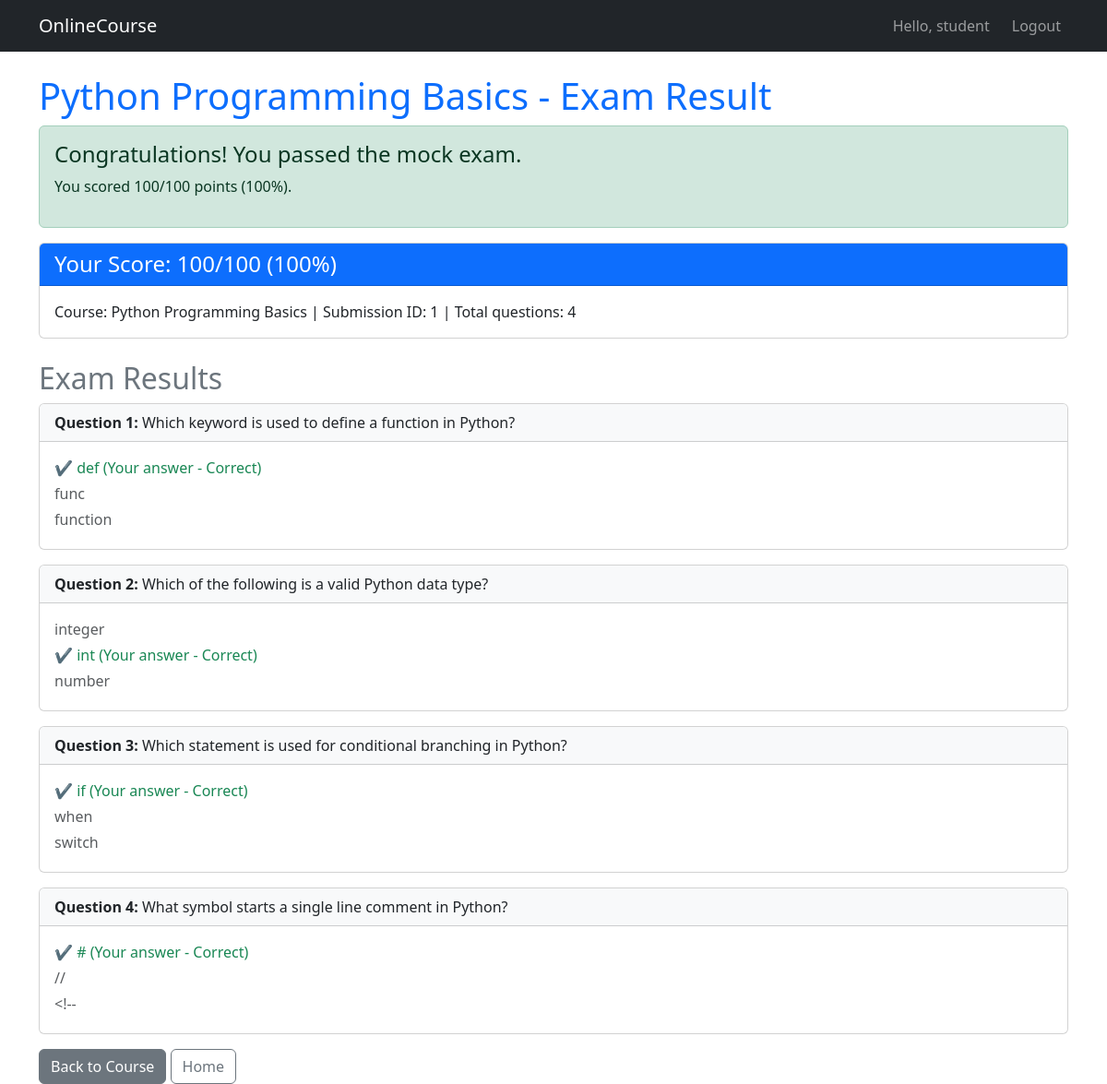
Page /course/1/submission/1/result/ (signed in) on the committed database.
### onlinecourse/models.py (models this page shows, shortened)
class Course(models.Model):
    name = models.CharField(null=False, max_length=30, default='online course')
    image = models.ImageField(upload_to='course_images/', blank=True, null=True)
    description = models.CharField(max_length=1000, default='course description')
    pub_date = models.DateField(null=True, blank=True)
    instructors = models.ManyToManyField(Instructor, blank=True)
    users = models.ManyToManyField(
        settings.AUTH_USER_MODEL,
        through='Enrollment',
        blank=True,
    )
    total_enrollment = models.IntegerField(default=0)
    is_enrolled = False

class Submission(models.Model):
    enrollment = models.ForeignKey(Enrollment, on_delete=models.CASCADE)
    choices = models.ManyToManyField(Choice)

class Question(models.Model):
    course = models.ForeignKey(Course, on_delete=models.CASCADE)
    content = models.CharField(max_length=200, default='question')
    grade = models.IntegerField(default=50)
    def is_get_score(self, selected_ids):
        all_answers = self.choice_set.filter(is_correct=True).count()
        selected_correct = self.choice_set.filter(
            is_correct=True, id__in=selected_ids
        ).count()
        if all_answers == selected_correct:
            return True
        else:
            return False

class Choice(models.Model):
    question = models.ForeignKey(Question, on_delete=models.CASCADE)
    content = models.CharField(max_length=200, default='choice')
    is_correct = models.BooleanField(default=False)

### onlinecourse/views.py (the view)
@login_required
def show_exam_result(request, course_id, submission_id):
    course = get_object_or_404(Course, pk=course_id)
    submission = get_object_or_404(
        Submission, id=submission_id, enrollment__course=course
    )
    choices = submission.choices.all()
    selected_ids = list(choices.values_list('id', flat=True))
    questions = course.question_set.all()
    total_score = 0
    for question in questions:
        if question.is_get_score(selected_ids):
            total_score += question.grade
    total_grade = sum(question.grade for question in questions)
    score = int(total_score * 100 / total_grade) if total_grade else 0
    context = {
        'course': course,
        'submission': submission,
        'choices': choices,
        'question_list': questions,
        'grade': total_score,
        'total_grade': total_grade,
        'score': score,
    }
    return render(request, 'onlinecourse/exam_result_bootstrap.html', context)

### onlinecourse/templates/onlinecourse/exam_result_bootstrap.html
{% extends "onlinecourse/base.html" %}
{% block content %}
<div class="row">
    <div class="col-md-12">
        <h1 class="text-primary">{{ course.name }} - Exam Result</h1>
    </div>
</div>
<div class="row">
    <div class="col-md-12">
        {% if grade >= 70 %}
        <div class="alert alert-success" id="congratulations">
            <h4 class="alert-heading">Congratulations! You passed the mock exam.</h4>
            <p>You scored {{ grade }}/{{ total_grade }} points ({{ score }}%).</p>
        </div>
        {% else %}
        <div class="alert alert-danger" id="failed">
            <h4 class="alert-heading">Sorry! You did not pass the mock exam.</h4>
            <p>You scored {{ grade }}/{{ total_grade }} points ({{ score }}%).</p>
        </div>
        {% endif %}
    </div>
</div>
<div class="row">
    <div class="col-md-12">
        <div class="card mb-4">
            <div class="card-header bg-primary text-white">
                <h4 class="mb-0">Your Score: {{ grade }}/{{ total_grade }} ({{ score }}%)</h4>
            </div>
            <div class="card-body">
                <p class="mb-0">Course: {{ course.name }} |
                   Submission ID: {{ submission.id }} |
                   Total questions: {{ question_list|length }}</p>
            </div>
        </div>
    </div>
</div>
<div class="row">
    <div class="col-md-12">
        <h2 class="text-secondary">Exam Results</h2>
        {% for question in course.question_set.all %}
        <div class="card mb-3">
            <div class="card-header bg-light">
                <strong>Question {{ forloop.counter }}:</strong> {{ question.content }}
            </div>
            <div class="card-body">
                {% for choice in question.choice_set.all %}
                    {% if choice.is_correct and choice in choices %}
                    <p class="text-success mb-1">&#10004; {{ choice.content }} (Your answer - Correct)</p>
                    {% elif choice.is_correct and not choice in choices %}
                    <p class="text-warning mb-1">&#10004; {{ choice.content }} (Correct answer - Not selected)</p>
                    {% elif not choice.is_correct and choice in choices %}
                    <p class="text-danger mb-1">&#10008; {{ choice.content }} (Your answer - Incorrect)</p>
                    {% else %}
                    <p class="text-muted mb-1">{{ choice.content }}</p>
                    {% endif %}
                {% endfor %}
            </div>
        </div>
        {% endfor %}
        <a href="{% url 'onlinecourse:course_details' course.id %}" class="btn btn-secondary">Back to Course</a>
        <a href="{% url 'onlinecourse:index' %}" class="btn btn-outline-secondary">Home</a>
    </div>
</div>
{% endblock %}

### onlinecourse/templates/onlinecourse/base.html (shortened to what this page needs)
{% load static %}
<!DOCTYPE html>
<html lang="en">
<head>
    <link href="https://cdn.jsdelivr.net/npm/bootstrap@5.3.0/dist/css/bootstrap.min.css" rel="stylesheet">
</head>
<body>
<nav class="navbar navbar-expand-lg navbar-dark bg-dark mb-4">
    <div class="container">
        <a class="navbar-brand" href="{% url 'onlinecourse:index' %}">OnlineCourse</a>
        <div class="navbar-nav ms-auto">
            {% if user.is_authenticated %}
                <span class="navbar-text me-3">Hello, {{ user.username }}</span>
                <a class="nav-link" href="{% url 'onlinecourse:logout' %}">Logout</a>
            {% else %}
                <a class="nav-link" href="{% url 'onlinecourse:login' %}">Login</a>
            {% endif %}
        </div>
    </div>
</nav>
<div class="container">
    {% block content %}
    {% endblock %}
</div>
</body>
</html>

### rows in the picture
Course: name "Python Programming Basics"
Submission: id "1"
Question: content "Which keyword is used to define a function in Python?"
Choice: content "def"
Choice: content "func"
Choice: content "function"
Question: content "Which of the following is a valid Python data type?"
Choice: content "integer"
Choice: content "int"
Choice: content "number"
Question: content "Which statement is used for conditional branching in Python?"
Choice: content "if"
Choice: content "when"
Choice: content "switch"
Question: content "What symbol starts a single line comment in Python?"
Choice: content "#"
Choice: content "//"
Choice: content "<!--"

### other values in the picture
{{ user.username }} "student"
{{ grade }} "100"
{{ total_grade }} "100"
{{ score }} "100"
{{ question_list|length }} "4"
